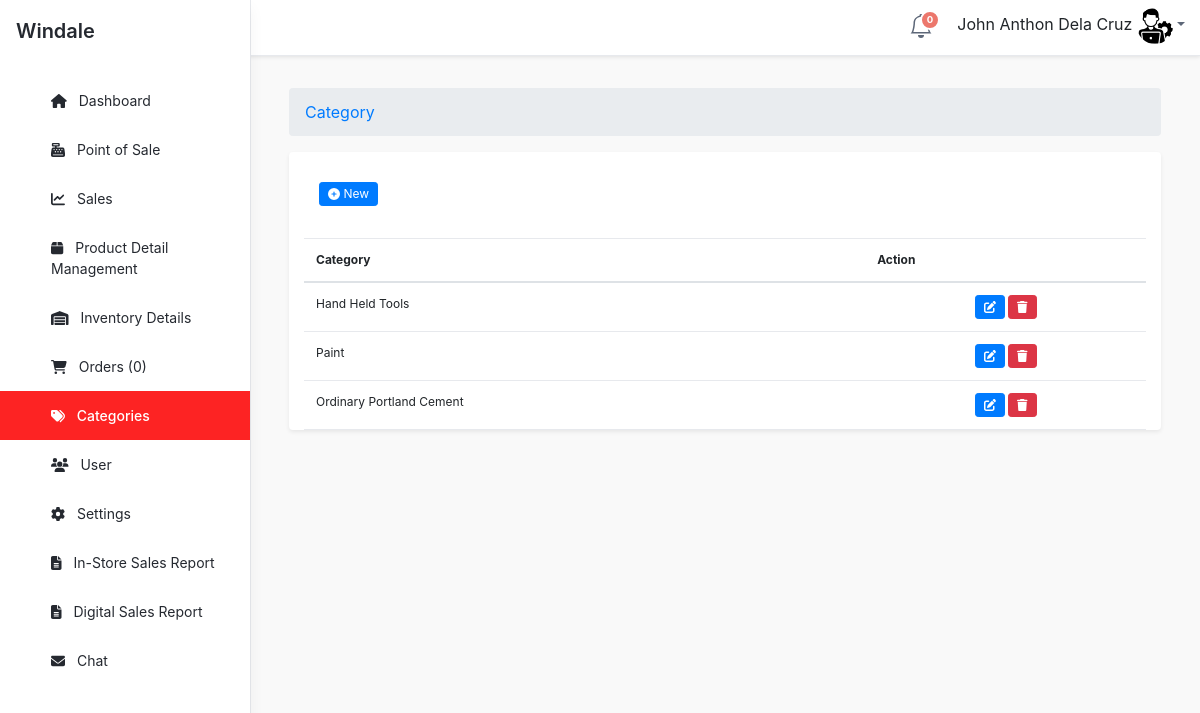
Screenshot of /admin/category/index.php (signed in) with the database file from the repository.
### tables this page shows
CREATE TABLE `tblcategory` (
  `CATEGID` int(11) NOT NULL,
  `CATEGORIES` varchar(255) NOT NULL,
  `USERID` int(11) NOT NULL
);

### admin/category/index.php (called while the page is built, shortened)
<?php
require_once ("../theme/templates.php");
?>

### include/database.php (called while the page is built, shortened)
<?php
class Database {
	var $sql_string = '';
	private $conn;
	public function open_connection() {
		$this->conn = mysqli_connect(server,user,pass);
		if(!$this->conn){
			echo "Problem in database connection! Contact administrator!";
			exit();
		}else{
			$db_select = mysqli_select_db($this->conn,database_name);
		}
	}
	function setQuery($sql='') {
		$this->sql_string=$sql;
	}
	function executeQuery() {
		$result = mysqli_query($this->conn, $this->sql_string);
		return $this->confirm_query($result);
	}
	private function confirm_query($result) {
		return $result;
	}
	function loadResultList( $key='' ) {
		$cur = $this->executeQuery();
		$array = array();
		while ($row = mysqli_fetch_object($cur)) {
			if ($key) {
				$array[$row->$key] = $row;
			} else {
				$array[] = $row;
			}
		}
		return $array;
	}
}
$mydb = new Database();
?>

### admin/category/list.php (the view, shortened to what this page needs)
<div class="tab-content" id="orders-table-tab-content">
    <div class="tab-pane fade show active" id="orders-all" role="tabpanel" aria-labelledby="orders-all-tab">
        <div class="app-card app-card-orders-table shadow-sm mb-5">
        <div class="app-card-body" style="margin: 0 15px;">
                <div class="row">
                    <div class="col-lg-12" style="margin: 15px">
                        <h1>
                            <button type="button" class="btn btn-primary btn-sm" data-toggle="modal" data-target="#addCategoryModal">
                                <i class="fa fa-plus-circle fw-fa"></i> New
                            </button>
                        </h1>
                    </div>
                </div>
                <form action="controller.php?action=delete" method="POST">
                    <div class="table-responsive">
                        <table id="myTable" class="table app-table-hover mb-0 text-left" style="font-size:12px;" cellspacing="0">
                            <thead>
                                <tr>
                                    <th>Category</th>
                                    <th>Action</th>
                                </tr>
                            </thead>
                            <tbody>
                                <?php
                                    $mydb->setQuery("SELECT * FROM tblcategory");
                                    $cur = $mydb->loadResultList();
                                    foreach ($cur as $result) {
                                        echo '<tr>';
                                        echo '<td>' . $result->CATEGORIES . '</td>';
                                        echo '<td align="center">
                                               <a title="Edit" href="#" class="btn btn-primary btn-sm edit-btn" data-id="' . $result->CATEGID . '" data-name="' . $result->CATEGORIES . '">
          <i class="fas fa-edit"></i>
        </a>
                                                <a title="Delete" href="controller.php?action=delete&id='.$result->CATEGID.'" class="btn btn-danger btn-sm delete-btn">
                                                    <i class="fas fa-trash"></i>
                                                </a>
                                              </td>';
                                        echo '</tr>';
                                    }
                                ?>
                            </tbody>
                        </table>
                    </div>
                </form>
            </div>
        </div>
    </div>
</div>

### rows the page displays
tblcategory: CATEGORIES "Hand Held Tools"
tblcategory: CATEGORIES "Paint"
tblcategory: CATEGORIES "Ordinary Portland Cement"

### other values shown
$notificationCount "0"
$_SESSION['U_NAME'] "John Anthon Dela Cruz"
$res "0"
$title "Category"
